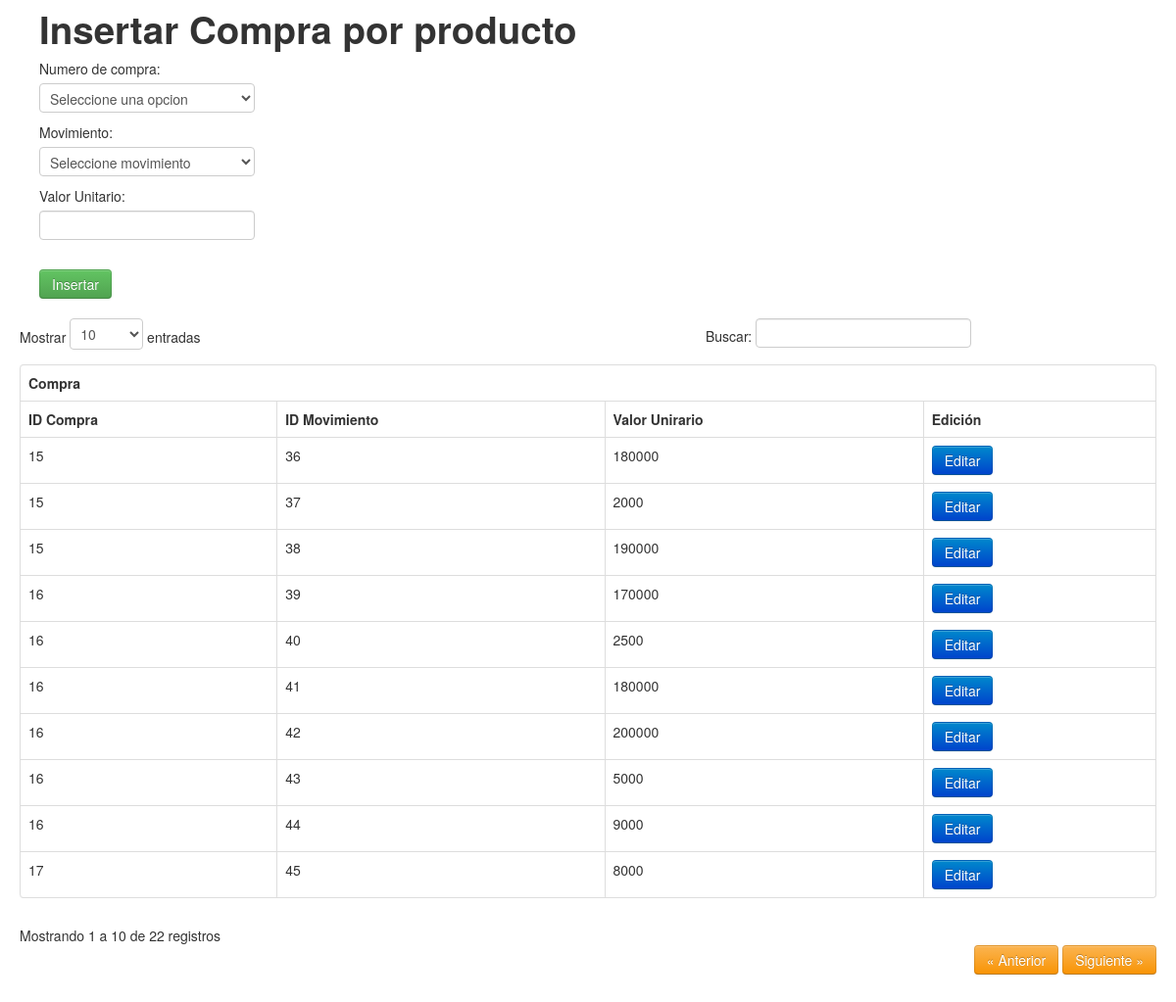
The app's page /vista/vcompraproduc.php with its own data.
### tables this page shows
CREATE TABLE IF NOT EXISTS `tbcompraxproducto` (
  `numero_compra` int(11) NOT NULL,
  `movimiento` int(11) NOT NULL,
  `valor` int(11) NOT NULL
);

### controlador/ccompraproduc.php (called while the page is built, shortened)
<?php
	include('modelo/mcompraproduc.php');
	$compraproduc = new Mcompraproduc();
	$numero_compra2= $compraproduc->sel_numerocompra();
	$movimiento2= $compraproduc->sel_movimiento();

### modelo/mcompraproduc.php (called while the page is built, shortened)
<?php
	include_once('controlador/conexion.php');
	include_once('functions.php');
	class Mcompraproduc extends Funciones
	{
		function consultar_compraproduc()
		{
			$sql = "SELECT * FROM tbcompraxproducto";
			 return $this->SeleccionDatos($sql);
		}
		function sel_numerocompra()
		{
            $sql = "SELECT * FROM `tbcompra` order by numero_compra desc limit 1" ;
            return $this->SeleccionDatos($sql);
        }
		function sel_movimiento()
		{
            $sql = "SELECT * FROM `tbmovimiento` order by idmovimiento desc limit 1";
            return $this->SeleccionDatos($sql);
        }
	}

### modelo/functions.php (called while the page is built, shortened)
<?php
	class Funciones {
        function SeleccionDatos($consulta)
        {
                $conexionBD = new conexion();
                $conexionBD -> conectarBD();
                $datos = $conexionBD -> ejeCon($consulta, 0);
                return $datos;
        }
}

### controlador/configuracion.php (called while the page is built)
<?php
	$serv_bd = "localhost";
	$usu_bd = "root";
	$pass_bd = "";
	$bd = "bdwold";
?>

### controlador/conexion.php (called while the page is built, shortened)
<?php
	class conexion {
		function conectarBD() {
			include("configuracion.php");
			$this -> link = mysql_connect ($serv_bd, $usu_bd, $pass_bd);
			$bd2 = mysql_select_db($bd);
		}
		function ejeCon($con, $op) {
			$this -> resultado = mysql_query($con) or die("La consulta fallo: ". mysql_error());
			if($op == 0) {
				while ($linea = mysql_fetch_array($this -> resultado)) {
					$arrayResultado[] = $linea;
				}
			} else {
				$arrayResultado[] = 0;
			}
			$resarr = isset ($arrayResultado) ? $arrayResultado: NULL;
			if($resarr) {
				return $arrayResultado;
			}
		}
	}
?>

### vista/vcompraproduc.php (the view, shortened to what this page needs)
	<!DOCTYPE html>
		<html lang="es">
		 <html class="no-js">
	    <head>
	        <link rel="stylesheet" href="css/normalize.css">
	        <link rel="stylesheet" href="css/main.css">
	        <link rel="stylesheet" href="css/bootstrap.css"/>
	        <link rel="stylesheet" href="css/bootstrap-responsive.css"/>
	        <link rel="stylesheet" href="css/tablaResponsive.css"/>
	        <link rel="stylesheet" href="css/datatable.css"/>
	    </head>
		<body >
		    <div class="container-fluid">
		      <div class="row-fluid">
		        <div class="span12">
<?php include("controlador/ccompraproduc.php"); ?>
<div class="container-fluid">
	<h1>Insertar Compra por producto</h1>
	<form action="" method="POST">
		<div class="form-group col-lg-6">
            <label for="">Numero de compra:</label>
            <select name="numero_compra" class="form-control" required>
				<option value=0>Seleccione una opcion</option>
			</select>
		</div>
		<div class="form-group col-lg-6">
            <label for="">Movimiento:</label>
            <select name="movimiento" class="form-control" required>
				<option value=0>Seleccione movimiento</option>
			</select>
		</div>
		<div class="form-group col-lg-6">
            <label for="">Valor Unitario:</label>
            <input type="number" class="form-control" name="valor" required>
		</div>
		 <div class="form-city col-lg-6">
			<br>
            <input type="submit" class="btn btn-success" value="Insertar">
        </div>
    </form>
</div>
<?php $consultacompraproduc = $compraproduc->consultar_compraproduc(); ?>
					<div id='no-more-tables'>
						<table class="table table-bordered table-hover" id="example">
						<thead>
			<tr>
				<th colspan="3">Compra</th>
			</tr>
			<tr>
				<th>ID Compra</th>
				<th>ID Movimiento</th>
				<th>Valor Unirario</th>
				<th>Edición</th>
		</thead>
		<tbody>
			<?php for($i=0;$i<count($consultacompraproduc);$i++): ?>
				<tr>
					<td data-title='ID Compra'><?= $consultacompraproduc[$i]['numero_compra'] ?></td>
					<td data-title='ID Movimiento'><?= $consultacompraproduc[$i]['movimiento'] ?></td>
					<td data-title='Valor Unirario'><?= $consultacompraproduc[$i]['valor'] ?></td>
					<td data-title='Edición'><a href="index.php?pag=23&id=<?= $consultacompraproduc[$i]['numero_compra'] ?>&idm=<?= $consultacompraproduc[$i]['movimiento']?>" class="btn btn-primary">Editar</a></td>
				</tr>
			<?php endfor; ?>
		</tbody>
						</table>
					</div>
		        </div>
		      </div>
				<br/><br/>
		    </div>
		</body>
	</html>

### css/main.css (style rules this page uses)
html, button, input, select, textarea { color: #222; }
body { font-size: 1em; line-height: 1.4; }

### css/datatable.css (style rules this page uses)
table { margin: 1em 0; clear: both; }

### records on screen
tbcompraxproducto: numero_compra "15", movimiento "36", valor "180000"
tbcompraxproducto: numero_compra "15", movimiento "37", valor "2000"
tbcompraxproducto: numero_compra "15", movimiento "38", valor "190000"
tbcompraxproducto: numero_compra "16", movimiento "39", valor "170000"
tbcompraxproducto: numero_compra "16", movimiento "40", valor "2500"
tbcompraxproducto: numero_compra "16", movimiento "41", valor "180000"
tbcompraxproducto: numero_compra "16", movimiento "42", valor "200000"
tbcompraxproducto: numero_compra "16", movimiento "43", valor "5000"
tbcompraxproducto: numero_compra "16", movimiento "44", valor "9000"
tbcompraxproducto: numero_compra "17", movimiento "45", valor "8000"
